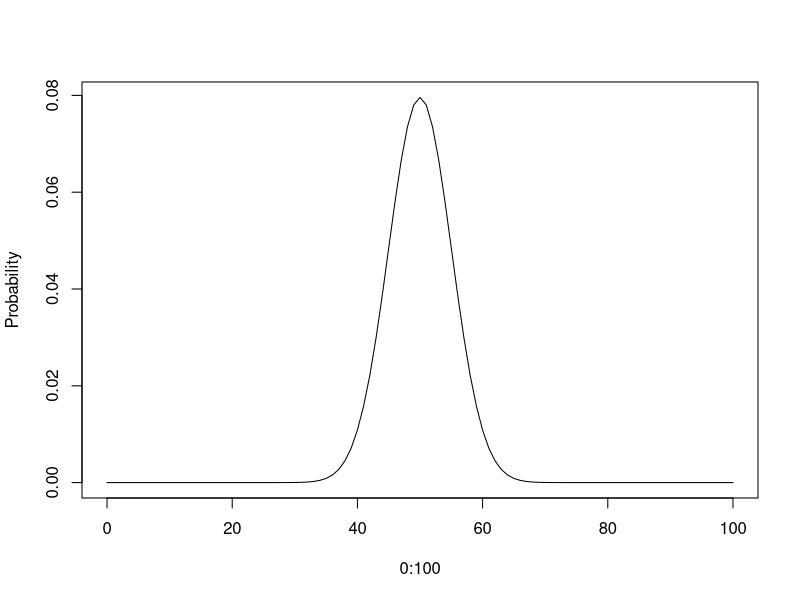
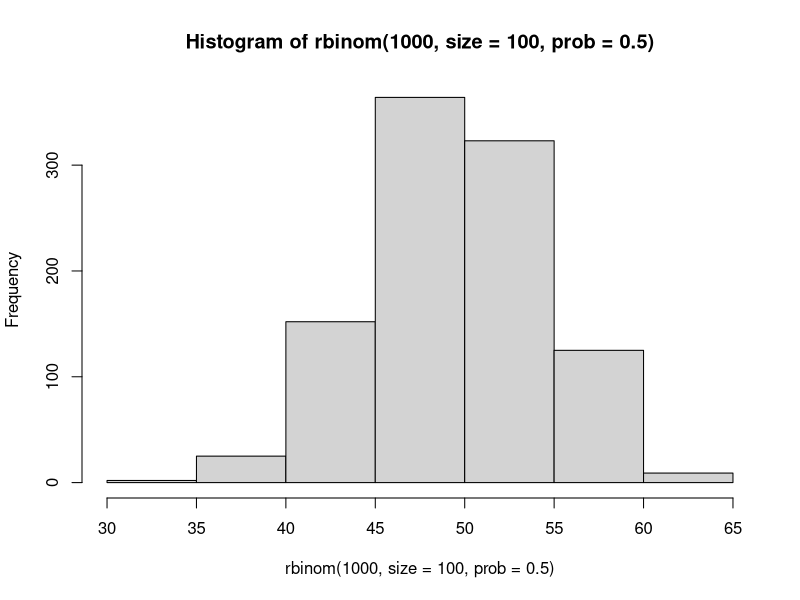
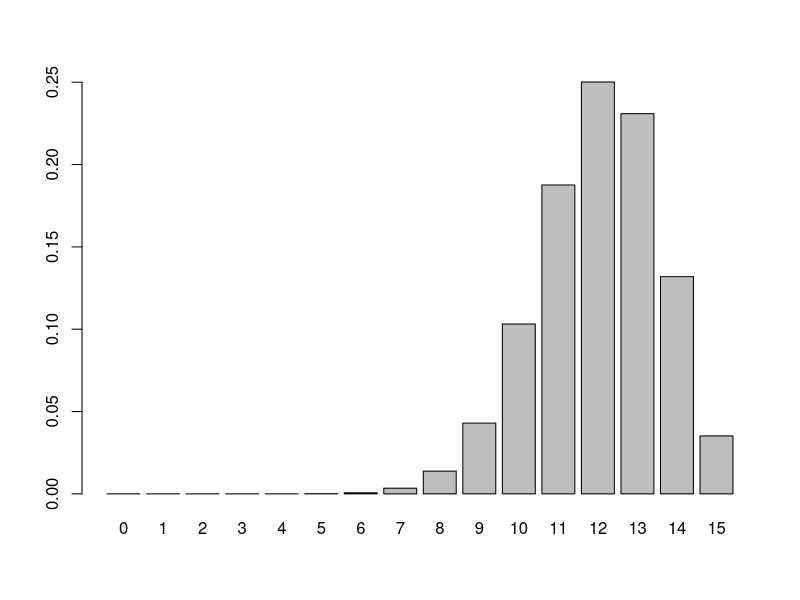
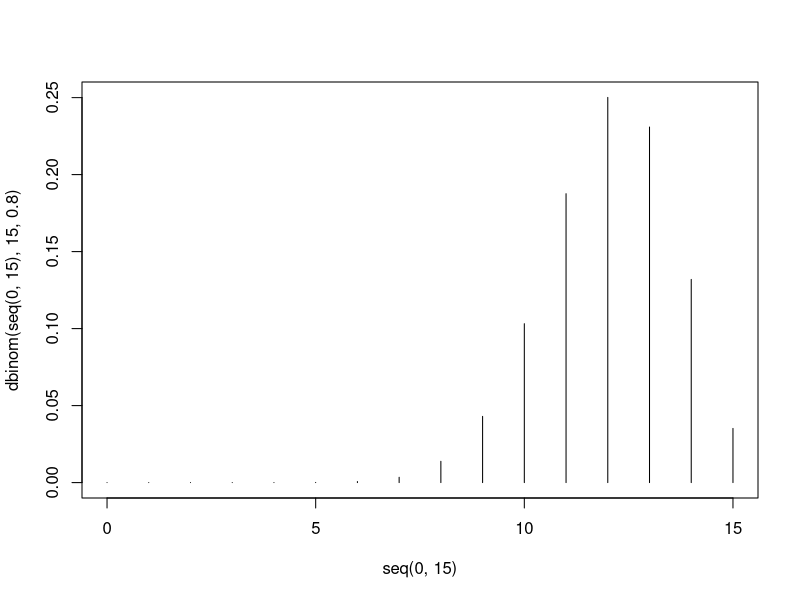
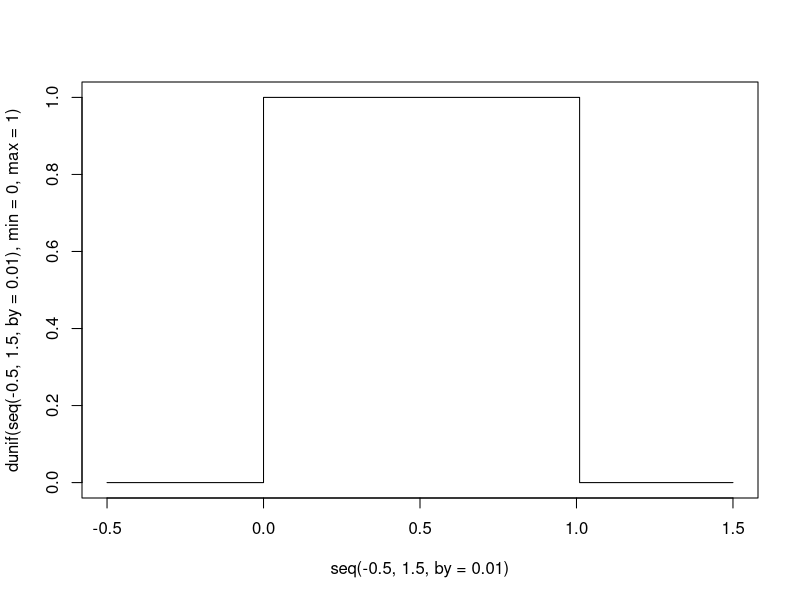
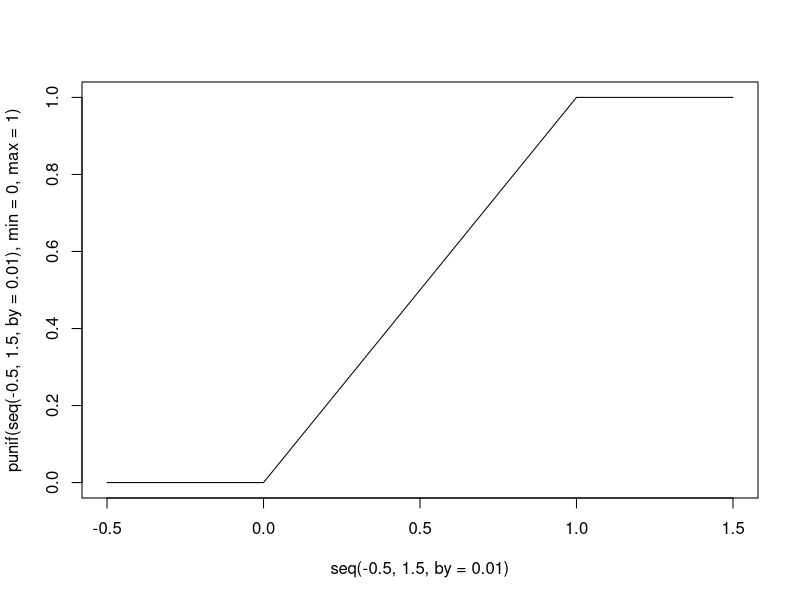
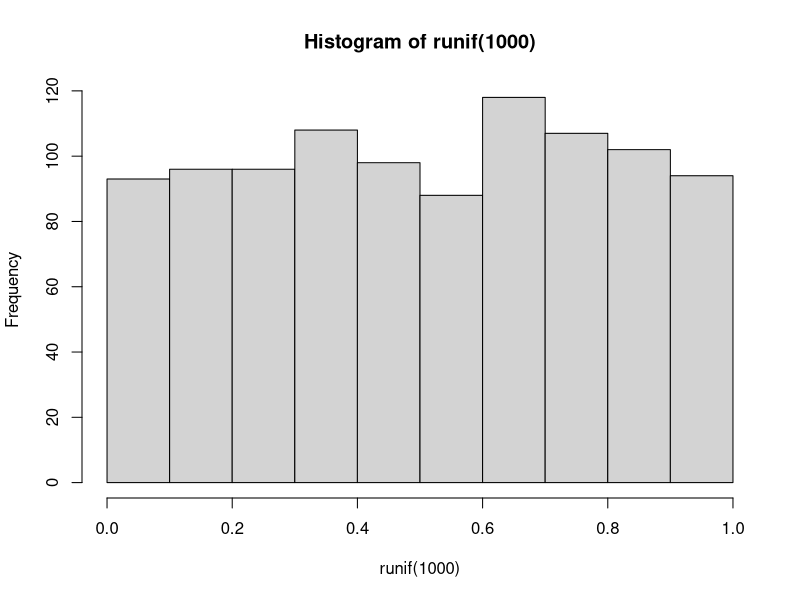
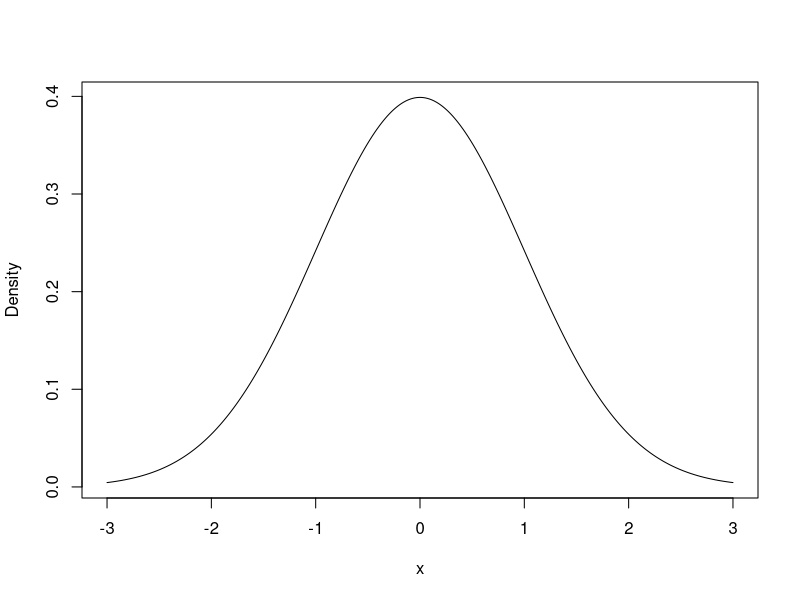

Write the R code that produced these figures, in order.
## ---- chunk 1
dbinom(2, 10, 0.7)
## ---- chunk 2
plot(0:100, dbinom(0:100, size = 100, prob = 0.5), type = "l", ylab = "Probability")
## ---- chunk 3
pbinom(2, 10, 0.7)
## ---- chunk 4
qbinom(0.001590386, 10, 0.7)
## ---- chunk 5
hist(rbinom(1000, size = 100, prob = 0.5), ylab = "Frequency")
## ---- chunk 6
# solution 1
barplot(dbinom(seq(0,15), 15, 0.8), names.arg = seq(0,15))
# solution 2
plot(seq(0,15), dbinom(seq(0,15), 15, 0.8), type = "h")
## ---- chunk 7
rbinom(n = 10, size = 1, prob = 0.5)
## ---- chunk 8
dunif(2, -5, 5)
## ---- chunk 9
plot(seq(-0.5, 1.5, by = 0.01), dunif(seq(-0.5, 1.5, by = 0.01), min = 0, max = 1), type = "s")
## ---- chunk 10
punif(2, -5, 5)
## ---- chunk 11
plot(seq(-0.5, 1.5, by = 0.01), punif(seq(-0.5, 1.5, by = 0.01), min = 0, max = 1), type = "l")
## ---- chunk 12
qunif(0.7, -5, 5)
## ---- chunk 13
hist(runif(1000), ylab = "Frequency")
## ---- chunk 14
runif(n=5, min = -1, max = 1)
## ---- chunk 15
x <- seq(from = -3, to = 3, by = 0.01)
y <- dnorm(x)
plot(x, y, type = "l", ylab = "Density")
## ---- chunk 16
pnorm(1.96)
## ---- chunk 17
qnorm(0.975)
## ---- chunk 18
hist(rnorm(1000), ylab = "Frequency")
## ---- chunk 19
x <- 0:20
y <- dpois(x, lambda = 4)
plot(x, y, type = "l", ylab = "Probability")
## ---- chunk 20
ppois(4, lambda = 4)
## ---- chunk 21
qpois(0.62, lambda = 4)
## ---- chunk 22
x <- rpois(1000, lambda = 4)
hist(x, ylab = "Frequency")
## ---- chunk 23
x <- 1:50
y <- dchisq(x, df = 5)
plot(x, y, type = "l", ylab = "Probability")
## ---- chunk 24
pchisq(5, df = 5)
## ---- chunk 25
qchisq(0.58, df = 5)
## ---- chunk 26
x <- rchisq(1000, df = 5)
hist(x, ylab = "Frequency")
## ---- chunk 27
# Compute P(0< X < 2) for X exponential(4)
pexp(2,4)-pexp(0,4)
## ---- chunk 28
# 畫exp(λ=0.5)圖形
curve(dexp(x,0.5),0,10,col="blue",add=F,ylab="f(x)")    
## ---- chunk 29
x <- 0:100
y1 <- dbinom(x, size = 100, prob = 0.5)
y2 <- dbinom(x, size = 100, prob = 0.7)
y3 <- dbinom(x, size = 100, prob = 0.3)
plot(x, y1, type = "l", ylab = "Probability", ylim = c(0, max(y1, y2, y3)))
lines(y2, col = "red")
lines(y3, col = "green")
